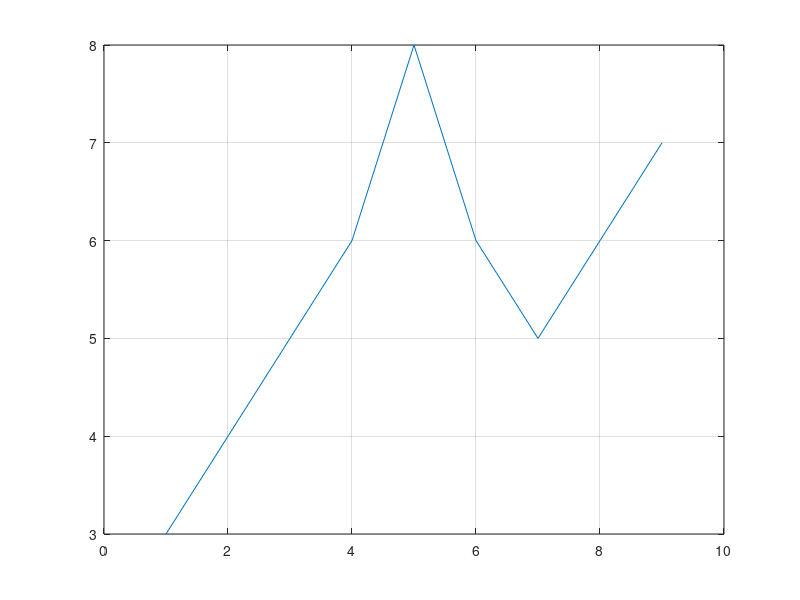

Reproduce this figure in MATLAB.
a = [1 2 3 4 6 4 3 4 5]; %First, let's create a simple vector with 9 elements called a.
b = a + 2; % Now let's add 2 to each element of our vector, a, and store the result in a new vector.
plot(b); %Let's plot the result of our vector addition with grid lines.
grid on; % for doted lines
